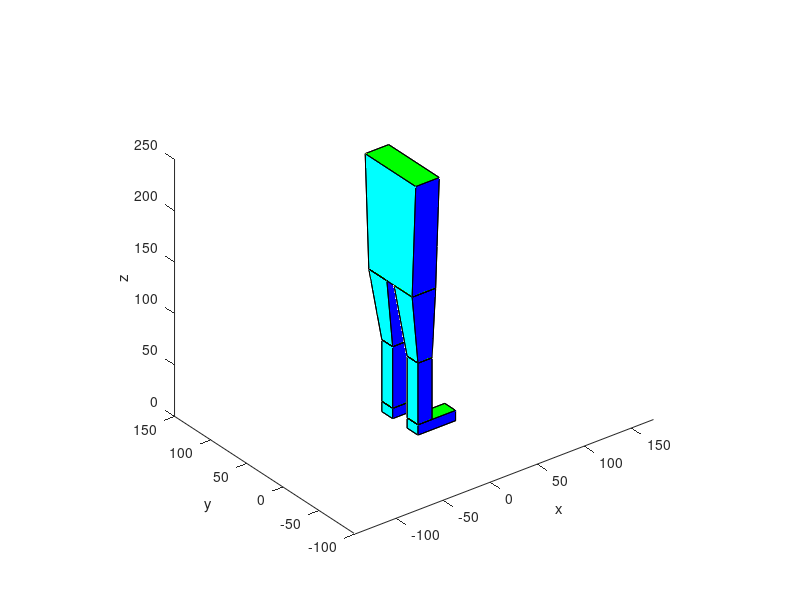

MATLAB code to generate this figure:

%V1=[0,0,0];
%V2=[10,0,0];
%V3=[10,10,0];
%V4=[0,10,0];
%V5=[0,0,10];
%V6=[10,0,10];
%V7=[10,10,10];
%V8=[0,10,10];

%V=[V1;V2;V3;V4;V5;V6;V7;V8];
F=[1,2,3,4;5,6,7,8;5,6,2,1;8,7,3,4;6,7,3,2;5,8,4,1];
C=[1,0,0;0,1,0;0,0,1;1,1,0;1,0,1;0,1,1];
%patch('Faces',F,'Vertices',V,'FaceVertexCData',C,'FaceColor','flat');

pieDTalon=[0,0,0;40,0,0;40,15,0;0,15,0;0,0,10;40,0,10;40,15,10;0,15,10];
patch('Faces',F,'Vertices',pieDTalon,'FaceVertexCData',C,'FaceColor','flat');
axis equal

% pieDPunta=[0,0,0;35,0,0;40,15,0;0,15,0;0,0,10;35,0,5;40,15,5;0,15,10];
% patch('Faces',F,'Vertices',pieDPunta,'FaceVertexCData',C,'FaceColor','flat');
% axis equal

% DeoGordo=[35,10,0;45,10,0;45,15,0;40,15,0;35,10,5;45,10,5;45,15,5;40,15,5];
% patch('Faces',F,'Vertices',DeoGordo,'FaceVertexCData',C,'FaceColor','flat');
% axis equal
% 
% DeoIndice=[35,7,0;43,7,0;43,10,0;35,10,0;35,7,5;43,7,5;43,10,5;35,10,5];
% patch('Faces',F,'Vertices',DeoIndice,'FaceVertexCData',C,'FaceColor','flat');
% axis equal
% 
% DeoCorazon=[35,4,0;42,4,0;42,7,0;35,7,0;35,4,5;42,4,5;42,7,5;35,7,5];
% patch('Faces',F,'Vertices',DeoCorazon,'FaceVertexCData',C,'FaceColor','flat');
% axis equal
% 
% DeoAnular=[35,2,0;41,2,0;41,4,0;35,4,0;35,2,5;41,2,5;41,4,5;35,4,5];
% patch('Faces',F,'Vertices',DeoAnular,'FaceVertexCData',C,'FaceColor','flat');
% axis equal
% 
% DeoMenique=[35,0,0;38,0,0;38,2,0;35,2,0;35,0,5;38,0,5;38,2,5;35,2,5];
% patch('Faces',F,'Vertices',DeoMenique,'FaceVertexCData',C,'FaceColor','flat');
% axis equal

Pierna1=[0,0,10;15,0,10;15,15,10;0,15,10;0,0,70;15,0,70;15,15,70;0,15,70];
patch('Faces',F,'Vertices',Pierna1,'FaceVertexCData',C,'FaceColor','flat');
axis equal


% Pierna2=[0,0,10;5,0,10;5,15,10;0,15,10;-5,0,45;5,0,45;5,15,45;-5,15,45];
% patch('Faces',F,'Vertices',Pierna2,'FaceVertexCData',C,'FaceColor','flat');
% axis equal
% 
% Pierna3=[-5,0,45;5,0,45;5,15,45;-5,15,45;0,0,70;5,0,70;5,15,70;0,15,70];
% patch('Faces',F,'Vertices',Pierna3,'FaceVertexCData',C,'FaceColor','flat');
% axis equal

PiernaSuperior1=[0,0,70;15,0,70;15,15,70;0,15,70;-10,-5,140;15,-5,140;15,20,140;-10,20,140];
patch('Faces',F,'Vertices',PiernaSuperior1,'FaceVertexCData',C,'FaceColor','flat');
axis equal


%Pierna izquierda
% pieDTalon2=[0,35,0;20,35,0;20,50,0;0,50,0;0,35,10;20,35,10;20,50,10;0,50,10];
% patch('Faces',F,'Vertices',pieDTalon2,'FaceVertexCData',C,'FaceColor','flat');
% axis equal

pieDPunta2=[0,35,0;40,35,0;40,50,0;0,50,0;0,35,10;40,35,10;40,50,10;0,50,10];
patch('Faces',F,'Vertices',pieDPunta2,'FaceVertexCData',C,'FaceColor','flat');
axis equal
% 
% DeoGordo2=[35,40,0;45,40,0;45,35,0;40,35,0;35,40,5;45,40,5;45,35,5;40,35,5];
% patch('Faces',F,'Vertices',DeoGordo2,'FaceVertexCData',C,'FaceColor','flat');
% axis equal
% 
% DeoIndice2=[35,43,0;43,43,0;43,40,0;35,40,0;35,43,5;43,43,5;43,40,5;35,40,5];
% patch('Faces',F,'Vertices',DeoIndice2,'FaceVertexCData',C,'FaceColor','flat');
% axis equal
% 
% DeoCorazon2=[35,46,0;42,46,0;42,43,0;35,43,0;35,46,5;42,46,5;42,43,5;35,43,5];
% patch('Faces',F,'Vertices',DeoCorazon2,'FaceVertexCData',C,'FaceColor','flat');
% axis equal
% 
% DeoAnular2=[35,48,0;41,48,0;41,46,0;35,46,0;35,48,5;41,48,5;41,46,5;35,46,5];
% patch('Faces',F,'Vertices',DeoAnular2,'FaceVertexCData',C,'FaceColor','flat');
% axis equal
% 
% DeoMenique2=[35,50,0;38,50,0;38,48,0;35,48,0;35,50,5;38,50,5;38,48,5;35,48,5];
% patch('Faces',F,'Vertices',DeoMenique2,'FaceVertexCData',C,'FaceColor','flat');
% axis equal

Pierna4=[0,35,10;15,35,10;15,50,10;0,50,10;0,35,70;15,35,70;15,50,70;0,50,70];
patch('Faces',F,'Vertices',Pierna4,'FaceVertexCData',C,'FaceColor','flat');
axis equal

% Pierna5=[0,35,10;5,35,10;5,50,10;0,50,10;-5,35,45;5,35,45;5,50,45;-5,50,45];
% patch('Faces',F,'Vertices',Pierna5,'FaceVertexCData',C,'FaceColor','flat');
% axis equal

% Pierna6=[-5,35,45;5,35,45;5,50,45;-5,50,45;0,35,70;5,35,70;5,50,70;0,50,70];
% patch('Faces',F,'Vertices',Pierna6,'FaceVertexCData',C,'FaceColor','flat');
% axis equal

PiernaSuperior3=[0,35,70;15,35,70;15,50,70;0,50,70;-10,30,140;15,30,140;15,55,140;-10,55,140];
patch('Faces',F,'Vertices',PiernaSuperior3,'FaceVertexCData',C,'FaceColor','flat');
axis equal

torso = [-10,-5,140;15,-5,140;15,55,140;-10,55,140;-10,-10,250;15,-10,250;15,60,250;-10,60,250];
patch('Faces', F, 'Vertices',torso,'FaceVertexCData', C, 'FaceColor','flat');
axis equal

xlabel('x');
ylabel('y');
zlabel('z');
view(3);
